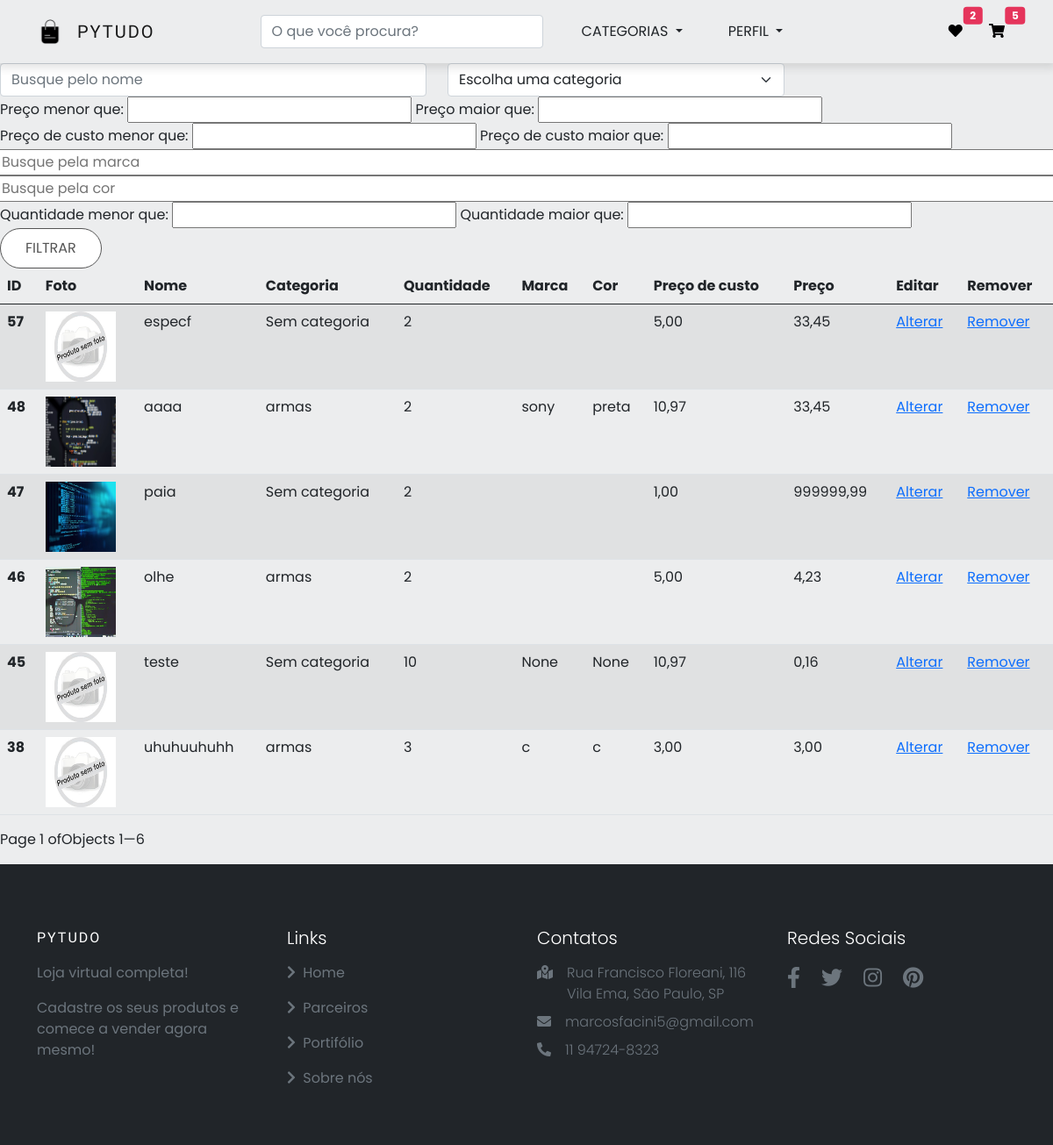
Screenshot of /gestao/adm_estoque/ with the database file from the repository.
### produtos/models.py (models this page shows, shortened)
class Produtos(models.Model):
    nome = models.CharField(max_length=50)
    descricao = models.TextField()
    preco_de_custo = models.DecimalField(max_digits=8, decimal_places=2)
    preco = models.DecimalField(max_digits=8, decimal_places=2)
    categoria = models.ForeignKey(Categoria, blank=True, null=True, on_delete=models.SET_NULL)
    marca = models.CharField(max_length=50, blank=True, null=True)
    cor = models.CharField(max_length=30, blank=True, null=True)
    quantidade = models.IntegerField()
    data_cadastro = models.DateTimeField(auto_now_add=True)
    data_atualizacao = models.DateTimeField(auto_now=True, null=True)
    imagem_principal = models.ImageField(upload_to ='produtos/', blank=True, null=True)
    especificacao = RichTextUploadingField(blank=True, null=True)

class Categoria(models.Model):
    nome = models.CharField(max_length=40)
    def __str__(self):
        return self.nome

### gestao/views.py (the view)
# urls.py: path('adm_estoque/', views.adm_estoque, name='adm_estoque'),
def adm_estoque(request):
    produtos = Produtos.objects.all()
    categorias = Categoria.objects.all()
    nome_filtrar = request.GET.get('nome')
    if nome_filtrar:
        produtos = produtos.filter(nome__icontains=nome_filtrar)
    categoria_filtrar = request.GET.get('categoria')
    if categoria_filtrar:
        produtos = produtos.filter(categoria_id=categoria_filtrar)
    preco_menor_filtrar = request.GET.get('preco_menor_filtrar')
    if preco_menor_filtrar:
        preco_menor_filtrar_decimal = Decimal(preco_menor_filtrar.replace(',','.'))
        produtos = produtos.filter(preco__lt=preco_menor_filtrar_decimal)
    preco_maior_filtrar = request.GET.get('preco_maior_filtrar')
    if preco_maior_filtrar:
        preco_maior_filtrar_decimal = Decimal(preco_maior_filtrar.replace(',','.'))
        produtos = produtos.filter(preco__gt=preco_maior_filtrar_decimal)
    preco_de_custo_menor_filtrar = request.GET.get('preco_de_custo_menor_filtrar')
    if preco_de_custo_menor_filtrar:
        preco_de_custo_menor_filtrar_decimal = Decimal(preco_de_custo_menor_filtrar.replace(',','.'))
        produtos = produtos.filter(preco_de_custo__lt=preco_de_custo_menor_filtrar_decimal)
    preco_de_custo_maior_filtrar = request.GET.get('preco_de_custo_maior_filtrar')
    if preco_de_custo_maior_filtrar:
        preco_de_custo_maior_filtrar_decimal = Decimal(preco_de_custo_maior_filtrar.replace(',','.'))
        produtos = produtos.filter(preco_de_custo__gt=preco_de_custo_maior_filtrar_decimal)
    marca_filtar = request.GET.get('marca')
    if marca_filtar:
        produtos = produtos.filter(marca__icontains=marca_filtar)
    cor_filtar = request.GET.get('cor')
    if cor_filtar:
        produtos = produtos.filter(cor__icontains=cor_filtar)
    quantidade_menor_filtrar = request.GET.get('quantidade_menor_filtrar')
    if quantidade_menor_filtrar:
        produtos = produtos.filter(quantidade__lt=quantidade_menor_filtrar)
    quantidade_maior_filtrar = request.GET.get('quantidade_maior_filtrar')
    if quantidade_maior_filtrar:
        produtos = produtos.filter(quantidade__gt=quantidade_maior_filtrar)
    produtos_ordenados = produtos.order_by('-id')
    paginacao = Paginator(produtos_ordenados, 8)
    page = request.GET.get('page')
    produtos_paginados = paginacao.get_page(page)
    return render(request, 'adm_estoque.html', {'produtos_paginados': produtos_paginados,
                                                'categorias': categorias})

### gestao/templates/adm_estoque.html (shortened to what this page needs)
{% extends 'base.html' %}
{% load static %}
{% load filtros %}
{% block 'head' %}
    <link href="#" rel="stylesheet">
{% endblock %}
{% block 'body' %}
    <form action="#" method="GET"> {% csrf_token %}
        <div class="row">
                <div class="col-md-5">
                    <input type="text" placeholder="Busque pelo nome" class="form-control" name="nome">
                </div>
                <div class="col-md-4">
                    <select class="form-select" name="categoria">
                        <option value="" disabled selected hidden>Escolha uma categoria</option>
                    </select>
                </div>
                <div>
                    <label>Preço menor que:</label>
                    <input type="text" id="preco_menor_filtrar" name="preco_menor_filtrar">
                    <label> Preço maior que:</label>
                    <input type="text" id="preco_maior_filtrar" name="preco_maior_filtrar">
                </div>
                <div>
                    <label>Preço de custo menor que:</label>
                    <input type="text" id="preco_de_custo_menor_filtrar" name="preco_de_custo_menor_filtrar">
                    <label> Preço de custo maior que:</label>
                    <input type="text" id="preco_de_custo_maior_filtrar" name="preco_de_custo_maior_filtrar">
                </div>
                <input type="text" placeholder="Busque pela marca"  name="marca">
                <input type="text" placeholder="Busque pela cor"  name="cor">
                <div>
                    <label> Quantidade menor que:</label>
                    <input type="text" name="quantidade_menor_filtrar">
                    <label> Quantidade maior que:</label>
                    <input type="text" name="quantidade_maior_filtrar">
                </div>
            <div class="col-md-3">
                <input type="submit" value="FILTRAR" class="btn btn-primary">
            </div>
        </div>
    </form>
<table class="table table-striped">
    <thead>
      <tr>
        <th scope="col">ID</th>
        <th scope="col">Foto</th>
        <th scope="col">Nome</th>
        <th scope="col">Categoria</th>
        <th scope="col"> Quantidade</th>
        <th scope="col"> Marca</th>
        <th scope="col"> Cor</th>
        <th scope="col"> Preço de custo</th>
        <th scope="col"> Preço</th>
        <th scope="col">Editar</th>
        <th scope="col">Remover</th>
      </tr>
    </thead>
    <tbody>
        {% for produto in produtos_paginados %}
            <tr>
                <th scope="row">{{ produto.id }}</th>
                <td><a href="{% url 'detalhes_produto' produto.id %}">
                        {% if produto.imagem_principal %}
                            <img src="{{produto.imagem_principal.url}}" width="80" height="80"></td>
                        {% else %}
                            <img src="{% static 'produtos\img\sem foto.jpg' %}" width="80" height="80"></td>
                        {% endif %}
                <td>{{ produto.nome}}</td>
                {% if produto.categoria %}
                    <td>{{ produto.categoria}}</td>
                {% else %}
                    <td>Sem categoria </td>
                {% endif %}
                <td>{{ produto.quantidade}}</td>
                <td>{{ produto.marca}}</td>
                <td>{{ produto.cor}}</td>
                <td>{{ produto.preco_de_custo}}</td>
                <td>{{ produto.preco}}</td>
                <td><a href="{% url 'alterar_produto' produto.id %}">Alterar</a></td>
                <td><a href="{% url 'excluir_produto' produto.id %}">Remover</a></td>
            </tr>
        {% endfor %}
    </tbody>
</table>
<div class="pagination">
    Page {{ produtos_paginados.number }} of {{ paginator.num_pages }}
    <p>Objects {{ produtos_paginados.start_index }}—{{ produtos_paginados.end_index }}</p>
</div>
{% endblock %}

### pytudo/templates/static/base/css/base.css (style rules this page uses)
:root { --lg-font: 'Kaisei Tokumin', serif; --sm-font: 'Poppins', sans-serif; --pink: #e5345b; }
body { font-family: var(--sm-font); background-color: #ecedee; }
.btn:not(.nav-btns button) { background-color: #fff; color: rgb(85, 85, 85); padding: 10px 28px; border-radius: 25px; border: 1px solid rgb(85, 85, 85); }

### rows the page displays
Produtos: id "57", nome "especf", shows "Sem categoria", quantidade "2", preco_de_custo "5,00", preco "33,45"
Produtos: id "48", imagem_principal (picture), nome "aaaa", categoria "armas", quantidade "2", marca "sony", cor "preta", preco_de_custo "10,97", preco "33,45"
Produtos: id "47", imagem_principal (picture), nome "paia", shows "Sem categoria", quantidade "2", preco_de_custo "1,00", preco "999999,99"
Produtos: id "46", imagem_principal (picture), nome "olhe", categoria "armas", quantidade "2", preco_de_custo "5,00", preco "4,23"
Produtos: id "45", nome "teste", shows "Sem categoria", quantidade "10", marca "None", cor "None", preco_de_custo "10,97", preco "0,16"
Produtos: id "38", nome "uhuhuuhuhh", categoria "armas", quantidade "3", marca "c", cor "c", preco_de_custo "3,00", preco "3,00"

### other values shown
{{ produtos_paginados.number }} "1"
{{ produtos_paginados.start_index }} "1"
{{ produtos_paginados.end_index }} "6"
